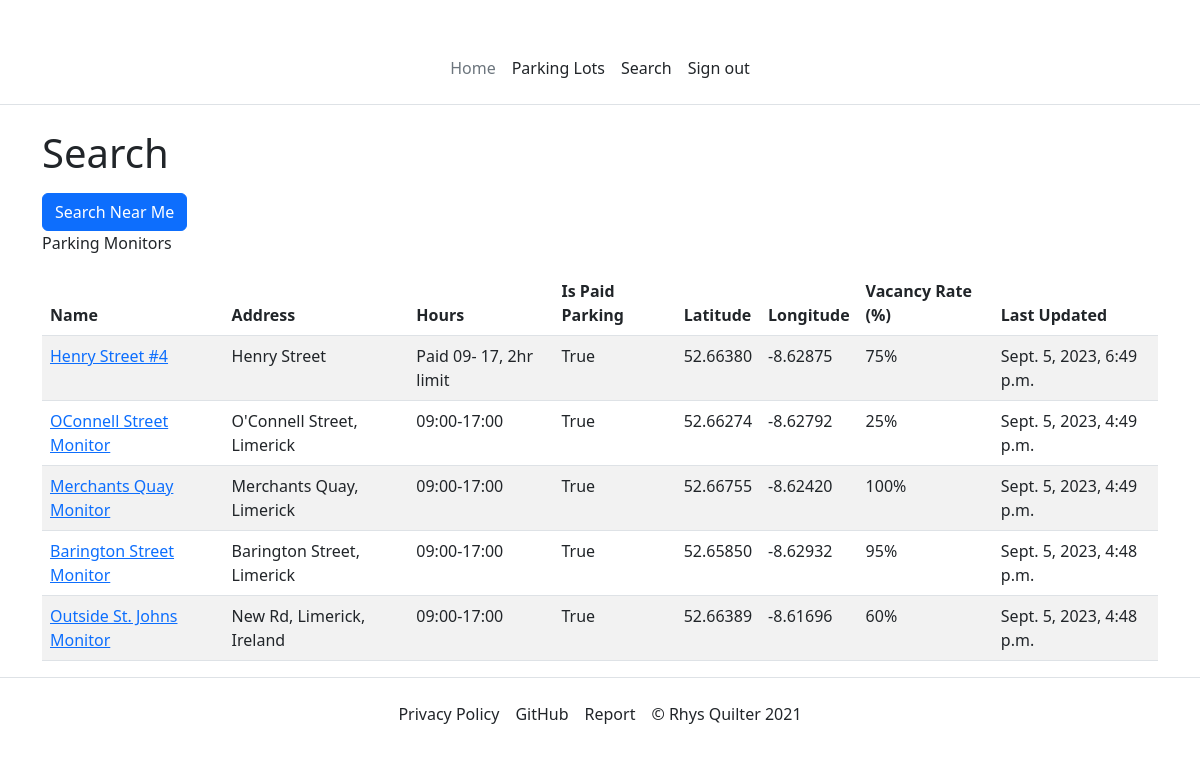
Page /parking-lot-monitors (signed in) on the committed database.
### PerfectParking/models.py (models this page shows, shortened)
class ParkingLotMonitor(models.Model):
    id = models.AutoField(primary_key=True)
    parkingLot = models.ForeignKey(ParkingLot, on_delete=models.CASCADE)
    name = models.CharField(max_length=100, unique=True)
    """The name of the parking lot monitor.
    This is the name that will be displayed to the user.
    Max length is 100 characters."""
    latitude = models.DecimalField(max_digits=17, decimal_places=15)
    """The latitude of the parking lot monitor"""
    longitude = models.DecimalField(max_digits=17, decimal_places=15)
    """The longitude of the parking lot monitor"""
    probabilityParkingAvailable = models.DecimalField(
        max_digits=5, decimal_places=2, default=0.0
    )
    """The probability that the parking lot is available."""
    free_parking_spaces = models.IntegerField(default=0)
    dateTimeLastUpdated = models.DateTimeField(auto_now=True)
    status = models.BooleanField(default=True)
    """status: True = online, False = offline"""
    image = models.ImageField(upload_to="images/parking-lot-monitor/", blank=True)
    def get_vacancy_rate(self) -> int:
        return round(self.probabilityParkingAvailable * 100)

class ParkingLot(models.Model):
    id = models.AutoField(primary_key=True)
    name = models.CharField(max_length=100, unique=True)
    address = models.CharField(max_length=255)
    hours = models.CharField(max_length=255)
    isPaidParking = models.BooleanField(default=True)
    latitude = models.DecimalField(max_digits=17, decimal_places=15)
    longitude = models.DecimalField(max_digits=17, decimal_places=15)
    image = models.ImageField(upload_to="images/parking-lot/", blank=True)
    parking_spaces = models.IntegerField(default=1)

### PerfectParking/views.py (the view, shortened to what this page needs)
def parking_lot_monitors(request):
    parking_lot_monitor_list: list = ParkingLotMonitor.objects.all()
    return render(
        request,
        WebPages.PARKING_LOT_MONITORS,
        {"parking_lot_monitors": parking_lot_monitor_list},
    )

### PerfectParking/templates/website/parking-lot-monitors.html (shortened to what this page needs)
{% extends 'master.html' %}
{% load get_distance_from_lat_lang %}
{% load humanize %}
{% block main %}
<h1>Search</h1>
<form method="post">
    <button type="submit" id="search-near-me-button" class="btn btn-primary">Search Near Me</button>
</form>
<p id="mydesc">Parking Monitors</p>
<table class="table table-striped" aria-describedby="mydesc">
    <thead>
        <tr>
            <th>Name</th>
            <th>Address</th>
            <th>Hours</th>
            <th>Is Paid Parking</th>
            <th>Latitude</th>
            <th>Longitude</th>
            <th>Vacancy Rate (%)</th>
            <th>Last Updated</th>
        </tr>
    </thead>
    <tbody>
        {% for parking_monitor in parking_lot_monitors %}
        <tr>
            <td><a href="{% url 'parking-lot-monitor' parking_monitor.id %}">{{ parking_monitor.name }}</a></td>
            <td>{{ parking_monitor.parkingLot.address }}</td>
            <td>{{ parking_monitor.parkingLot.hours }}</td>
            <td>{{ parking_monitor.parkingLot.isPaidParking }}</td>
            <td>{{ parking_monitor.latitude|floatformat:5 }}</td>
            <td>{{ parking_monitor.longitude|floatformat:5 }}</td>
            <td>{{ parking_monitor.get_vacancy_rate }}%</td>
            <td>{{ parking_monitor.dateTimeLastUpdated }}</td>
        {% endfor %}
    </tbody>
</table>
{% endblock %}

### rows in the picture
ParkingLotMonitor: name "Henry Street #4", parkingLot.address "Henry Street", parkingLot.hours "Paid 09- 17, 2hr limit", parkingLot.isPaidParking "True", latitude "52.66380", longitude "-8.62875", get_vacancy_rate "75", dateTimeLastUpdated "Sept. 5, 2023, 6:49 p.m."
ParkingLotMonitor: name "OConnell Street Monitor", parkingLot.address "O'Connell Street, Limerick", parkingLot.hours "09:00-17:00", parkingLot.isPaidParking "True", latitude "52.66274", longitude "-8.62792", get_vacancy_rate "25", dateTimeLastUpdated "Sept. 5, 2023, 4:49 p.m."
ParkingLotMonitor: name "Merchants Quay Monitor", parkingLot.address "Merchants Quay, Limerick", parkingLot.hours "09:00-17:00", parkingLot.isPaidParking "True", latitude "52.66755", longitude "-8.62420", get_vacancy_rate "100", dateTimeLastUpdated "Sept. 5, 2023, 4:49 p.m."
ParkingLotMonitor: name "Barington Street Monitor", parkingLot.address "Barington Street, Limerick", parkingLot.hours "09:00-17:00", parkingLot.isPaidParking "True", latitude "52.65850", longitude "-8.62932", get_vacancy_rate "95", dateTimeLastUpdated "Sept. 5, 2023, 4:48 p.m."
ParkingLotMonitor: name "Outside St. Johns Monitor", parkingLot.address "New Rd, Limerick, Ireland", parkingLot.hours "09:00-17:00", parkingLot.isPaidParking "True", latitude "52.66389", longitude "-8.61696", get_vacancy_rate "60", dateTimeLastUpdated "Sept. 5, 2023, 4:48 p.m."
